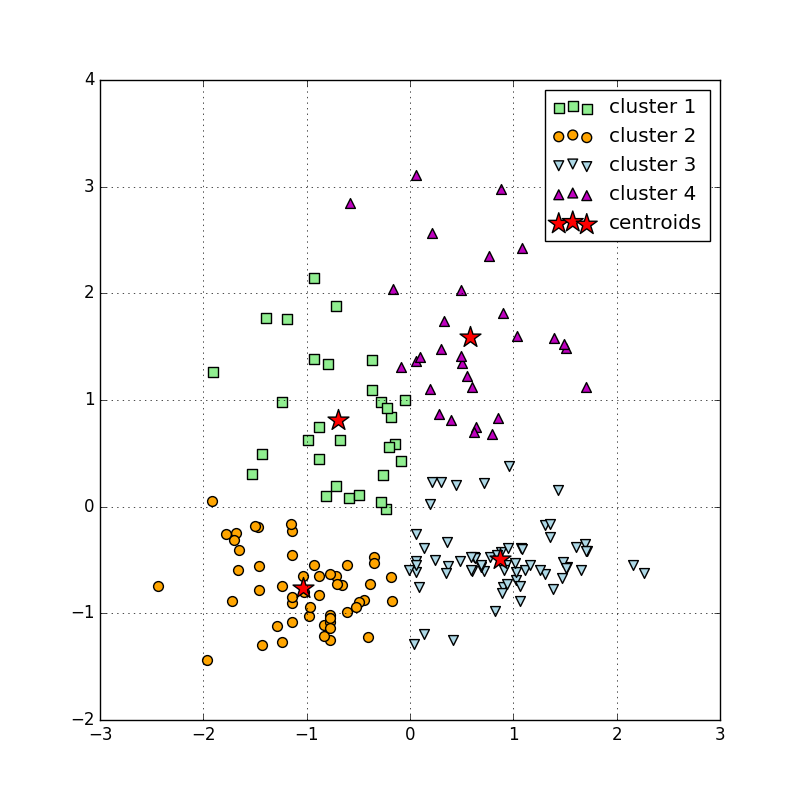

The script that drew this image:
#### 知識情報学第10回演習サンプルプログラム ex10.py
#### Programmed by Nattapong Thammasan, 監修　福井健一
#### Last updated: 2016/10/21

#### K-means法によるWineデータのクラスタリング
#### Python機械学習本：11.1 K-means, 11.1.3 Distortion

import matplotlib.pyplot as plt
import numpy as np
import pandas as pd
from sklearn.preprocessing import StandardScaler
from sklearn.cluster import KMeans
from collections import Counter

df_wine = pd.read_csv("wine.data", header=None)
df_wine.columns = ['Class label', 'Alcohol', 'Malic acid', 'Ash', 'Alcalinity of ash', 'Magnesium',
'Total phenols', 'Flavanoids', 'Nonflavanoid phenols', 'Proanthocyanins', 'Color intensity', 'Hue',
'OD280/OD315 of diluted wines', 'Proline']

used_feature1 = 'Alcohol'
used_feature2 = 'Malic acid'
X = df_wine[[used_feature1, used_feature2]].values
y = df_wine['Class label'].values
n_class = 3

sc = StandardScaler()
sc.fit(X)
X = sc.transform(X)

#==================================================================
print('K-means')
km = KMeans(n_clusters=4,
            init='k-means++',
            n_init=10,
            max_iter=300,
            tol=1e-04,
            random_state=0)
y_km = km.fit_predict(X)

#==================================================================
# 割り当てられたクラスタによりクラスタリング結果を描画

# 描画に使用する色とマークのセット
colors = (["lightgreen", "orange", "lightblue", "m", "b", "g", "c", "y", "w", "k"])
markers = (["s", "o", "v", "^", "D", ">", "<", "d", "p", "H"])

plt.figure(figsize=(8,8))
for idx in range(0, km.cluster_centers_.shape[0]):
    plt.scatter(X[y_km == idx, 0],
                X[y_km == idx, 1],
                s=50,
                c=colors[idx],
                marker=markers[idx],
                label="cluster " + str(idx+1))

plt.scatter(km.cluster_centers_[:, 0],
    km.cluster_centers_[:, 1],
    s=250,
    marker='*',
    c='red',
    label='centroids')
plt.legend()
plt.grid()

#==================================================================
# 課題(a) 正解クラスとクラスタ中心を描画
plt.figure(figsize=(8,8))
for idx in range(1, len(set(y))+1):
    plt.scatter(X[y == idx, 0],
                X[y == idx, 1],
                s=50,
                c=colors[idx],
                marker=markers[idx],
                label="cluster " + str(idx))

plt.scatter(km.cluster_centers_[:, 0],
            km.cluster_centers_[:, 1],
            s=250,
            marker='*',
            c='red',
            label='centroids')
plt.legend()
plt.grid()

#==================================================================
# 内部基準Distortionの算出
print('Distortion: %.2f' % km.inertia_)

# クラスタ数を変えてDistortionをグラフにプロット
plt.figure(figsize=(8,8))
distortions = []
for i in range(1, 11):
    km2 = KMeans(n_clusters=i,
                init='k-means++',
                n_init=10,
                max_iter=300,
                random_state=0)
    km2.fit(X)
    distortions.append(km2.inertia_)
plt.plot(range(1, 11), distortions, marker='o')
plt.xlabel('Number of clusters')
plt.ylabel('Distortion')

#==================================================================
# 課題(b) 外部基準Purityの算出
# (scikit-learnにPurityは実装されていない)
n_rep_class = []
for val in set(y_km):
    n_rep_class.append(Counter(y[[i for i, v in enumerate(y_km) if v == val]]).most_common(1)[0][1])

purity = sum(n_rep_class) / len(y_km)
print("Purity:", purity)

plt.show()
